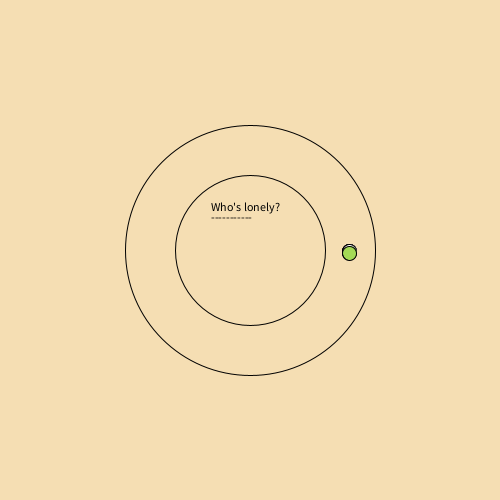
Frame 1 (no input)
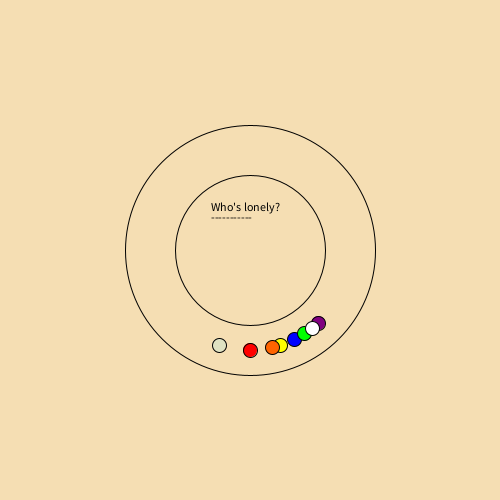
Frame 60 (the mouse pressed at the canvas centre just before this capture)
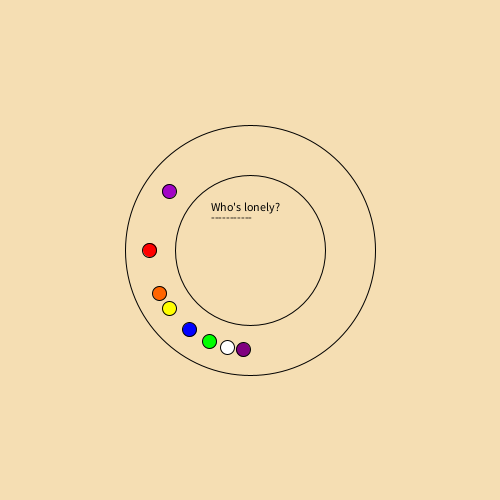
Frame 120 (the mouse held since frame 60 and released just before this capture)

The Processing sketch that drew these frames (run headless with seeded random() and noise(); from frame 60 on, the mouse is pressed at the canvas centre):

// Processing sketch: processing_175147
// ── processing_175147.pde

/** "The Lonely Runner Conjecture"
 The Lonely Runner conjecture states that for each runner, 
 there will come a time when he or she will be a distance 
 of at least 1/k along the track from every other runner.
 Owner: Aryelle Player
 */


//=========================================================================
//this section creates all of the necessary variables-runners, pvectors, etc.

final float NumOfRunners = 8;
float radius = 100;
float diameter = 2*radius;

Runner red; 
Runner blue; 
Runner green;
Runner yellow;
Runner orange;
Runner purple;
Runner white;
Runner rainbow; //can this runner prove or disprove the conjecture?

PVector redpos = new PVector(radius*cos(0), radius*sin(0));
PVector bluepos = new PVector(radius*cos(0), radius*sin(0));
PVector greenpos = new PVector(radius*cos(0), radius*sin(0));
PVector yellowpos = new PVector(radius*cos(0), radius*sin(0));
PVector orangepos = new PVector(radius*cos(0), radius*sin(0));
PVector purplepos = new PVector(radius*cos(0), radius*sin(0));
PVector whitepos = new PVector(radius*cos(0), radius*sin(0));
PVector rainbowpos  = new PVector(radius*cos(0), radius*sin(0));

PVector[] pos = {
  redpos, bluepos, greenpos, yellowpos, orangepos, purplepos, whitepos, rainbowpos
};

//===========================================================================
//this section initializes all runners and sets up the screen

void setup() {
  float radius = 200;
  red = new Runner(PI/120, "red", redpos);
  blue = new Runner(PI/170, "blue", bluepos);
  green = new Runner(PI/190, "green", greenpos);
  yellow = new Runner(PI/150, "yellow", yellowpos);
  orange = new Runner(PI/140, "orange", orangepos);
  purple = new Runner(PI/230, "purple", purplepos);
  white = new Runner(PI/210, "white", whitepos);
  rainbow = new Runner(PI/100, "rainbow", rainbowpos);
  size(500, 500);
  smooth();
  pushMatrix();
}


//============================================================================
//this section adds a background, translate the grid, draws the track, and gives
//the runners movement

void draw() {
  background(245, 222, 179);
  translate(width/2, height/2);

  pushMatrix();
  drawTrack();

  red.run();
  red.display();
  if (red.lonely(rainbowpos) == true && red.lonely(bluepos) == true &&  red.lonely(greenpos) == true && red.lonely(yellowpos) == true && red.lonely(orangepos) == true && red.lonely(purplepos) == true && red.lonely(whitepos) == true) {
    text("red", -10, -20);
  }

  blue.run();
  blue.display();
  if (blue.lonely (rainbowpos) == true && blue.lonely(redpos) == true &&  blue.lonely(greenpos) == true && blue.lonely(yellowpos) == true && blue.lonely(orangepos) == true && blue.lonely(purplepos) == true && blue.lonely(whitepos) == true) {
    text("blue", -12, -10);
  }

  green.run();
  green.display();
  if (green.lonely(rainbowpos) == true && green.lonely(bluepos) == true &&  green.lonely(redpos) == true && green.lonely(yellowpos) == true && green.lonely(orangepos) == true && green.lonely(purplepos) == true && green.lonely(whitepos) == true) {
    text("green", -15, -0);
  }

  yellow.run();
  yellow.display();
  if (yellow.lonely(rainbowpos) == true && yellow.lonely(bluepos) == true &&  yellow.lonely(greenpos) == true && yellow.lonely(redpos) == true && yellow.lonely(orangepos) == true && yellow.lonely(purplepos) == true && yellow.lonely(whitepos) == true) {
    text("yellow", -18, 10);
  }

  orange.run();
  orange.display();
  if (orange.lonely(rainbowpos) == true && orange.lonely(bluepos) == true &&  orange.lonely(greenpos) == true && orange.lonely(yellowpos) == true && orange.lonely(redpos) == true && orange.lonely(purplepos) == true && orange.lonely(whitepos) == true) {
    text("orange", -18, 20);
  }

  purple.run();
  purple.display();
  if (purple.lonely(rainbowpos) == true && purple.lonely(bluepos) == true &&  purple.lonely(greenpos) == true && purple.lonely(yellowpos) == true && purple.lonely(orangepos) == true && purple.lonely(redpos) == true && purple.lonely(whitepos) == true) {
    text("purple", -18, 30);
  }

  white.run();
  white.display();
  if (white.lonely(rainbowpos) == true && white.lonely(bluepos) == true &&  white.lonely(greenpos) == true && white.lonely(yellowpos) == true && white.lonely(orangepos) == true && white.lonely(purplepos) == true && white.lonely(redpos) == true) {
    text("white", -15, 40);
  }

  rainbow.run();
  rainbow.display();
  if (rainbow.lonely(whitepos) == true && rainbow.lonely(bluepos) == true &&  rainbow.lonely(greenpos) == true && rainbow.lonely(yellowpos) == true && rainbow.lonely(orangepos) == true && rainbow.lonely(purplepos) == true && rainbow.lonely(redpos) == true) {
    text("rainbow", -20, 50);
  }
  popMatrix();
}

//=============================================================================
void keyPressed() {
    if (key == CODED) {
      if (keyCode == UP) {
        radius += 50;
      } else if(keyCode == DOWN){
        radius -= 50;
      }
    }
    else{
     radius = 100; 
    }
}

//==============================================================================
//this section is my runner class

class Runner {
  //each runner has a position, speed, and team(color)
  PVector position;         
  float speed;
  String team; 

  Runner(float speed_, String team_, PVector position_) {
    position = position_;
    speed = speed_;
    team = team_;
  }


  //the runner is given its team(color) and position(PVector)
  void display() {
    fill(Team(team)[0], Team(team)[1], Team(team)[2]);
    ellipse(position.x, position.y, 14, 14);
  }

  // this method allows the runner to run
  void run() {
    position.rotate(speed);
  }

  //this method determines if the runner is lonely, returning true or false
  boolean lonely(PVector otherRunner) {
    float radius = 100;
    float distance = dist(position.x, position.y, otherRunner.x, otherRunner.y); 

    float angle = 2*acos((distance/2)/radius);

    float lonely = (angle/360)*((TWO_PI)*radius);

    while (map (lonely, 0, 5, 1, 0) > (1.0/NumOfRunners)) {
      return true;
    }

    return false;
  }
}


//========================================================================
//this section is full of all other methods

//this method draws the track
void drawTrack() {
  background(245, 222, 179);

  fill(255, 255, 255, 0);
  ellipse(0, 0, diameter+50, diameter+50);

  fill(255, 255, 255, 0);
  ellipse(0, 0, diameter-50, diameter-50);

  fill(0, 0, 0);
  textSize(12);
  text("Who's lonely?", -40, -40);
  text("-----------", -40, -30);
}

//this method translates a string into the specified color
float[] Team(String teamcolor) {
  float[] person = {
    0, 0, 0
  };

  if (teamcolor.equals("red")) {
    person[0] = 255;
  } 
  if (teamcolor.equals("green")) {
    person[1] = 255;
  } 
  if (teamcolor.equals("blue")) {
    person[2] = 255;
  }
  if (teamcolor.equals("yellow")) {
    person[0] = 255;
    person[1] = 255;
  } 
  if (teamcolor.equals("purple")) {
    person[0] = 128;
    person[2] = 128;
  } 
  if (teamcolor.equals("orange")) {
    person[0] = 255;
    person[1] = 100;
  }
  if (teamcolor.equals("white")) {
    person[0] = 255;
    person[1] = 255;
    person[2] = 255;
  }
  if (teamcolor.equals("rainbow")) {
    person[0] = random(0, 255);
    person[1] = random(0, 255);
    person[2] = random(0, 255);
  }

  return person;
}
